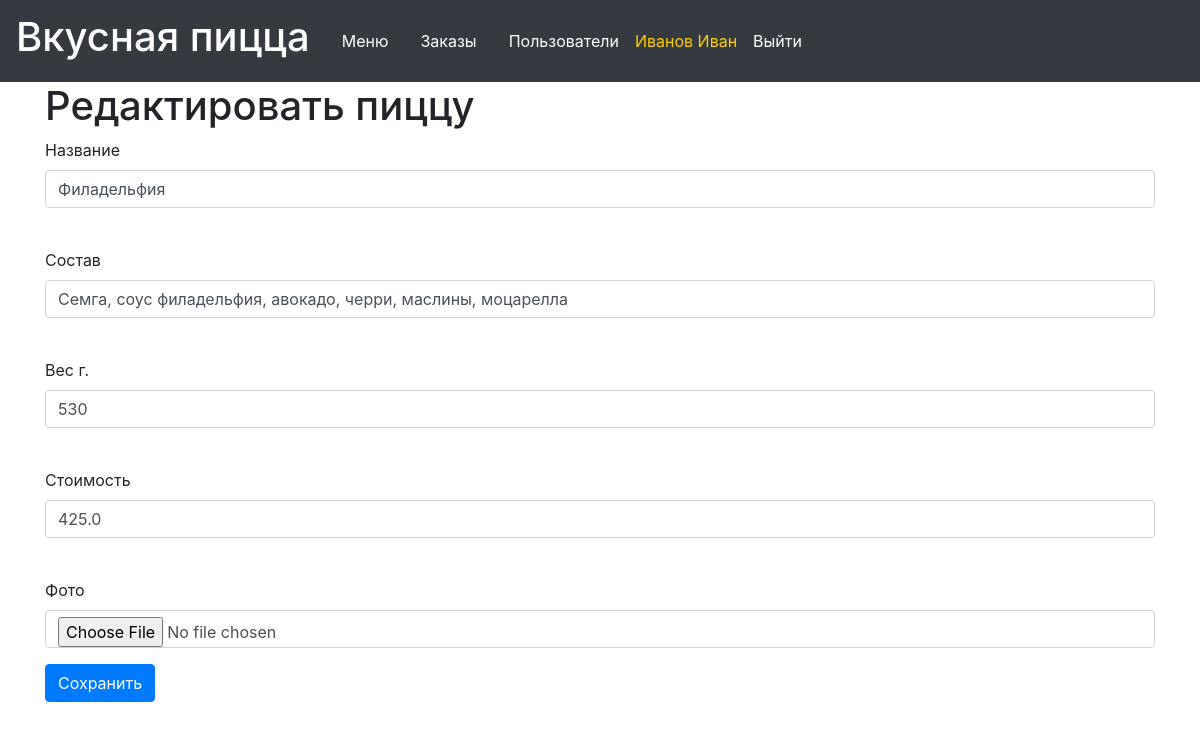
Page /edit_product/1 (signed in) on the committed database.
### data/users.py (models this page shows, shortened)
class User(SqlAlchemyBase, UserMixin):
    __tablename__ = 'users'
    id = sqlalchemy.Column(sqlalchemy.Integer, primary_key=True, autoincrement=True)
    name = sqlalchemy.Column(sqlalchemy.String, nullable=True)
    role = sqlalchemy.Column(sqlalchemy.String, nullable=True)
    address = sqlalchemy.Column(sqlalchemy.String, nullable=True)
    telephone = sqlalchemy.Column(sqlalchemy.String, nullable=True)
    email = sqlalchemy.Column(sqlalchemy.String, index=True, unique=True, nullable=True)
    hashed_password = sqlalchemy.Column(sqlalchemy.String, nullable=True)
    modifed_date = sqlalchemy.Column(sqlalchemy.DateTime, default=datetime.datetime.now)

### data/pizza.py (models this page shows, shortened)
class Pizza(SqlAlchemyBase):
    __tablename__ = 'pizza'
    id = sqlalchemy.Column(sqlalchemy.Integer, primary_key=True, autoincrement=True)
    title = sqlalchemy.Column(sqlalchemy.String, nullable=True)
    description = sqlalchemy.Column(sqlalchemy.String, nullable=True)
    weight = sqlalchemy.Column(sqlalchemy.Integer, nullable=True)
    cost = sqlalchemy.Column(sqlalchemy.Float, nullable=True)
    image = sqlalchemy.Column(sqlalchemy.String, nullable=True)
    orders = relationship("Association", back_populates="pizza")

### main.py (the view, shortened to what this page needs)
@app.route('/edit_product/<int:id>', methods=['GET', 'POST'])
@login_required
def edit_product(id):
    form = ProductEdit()
    db_sess = db_session.create_session()
    pizza = db_sess.query(Pizza).get(id)
    form.title.data = pizza.title
    form.description.data = pizza.description
    form.weight.data = pizza.weight
    form.cost.data = pizza.cost
    return render_template('product_edit.html', title='Редактировать пиццу', form=form)

### forms/product_edit.py
class ProductEdit(FlaskForm):
    title = StringField('Название', validators=[DataRequired()])
    description = StringField('Состав', validators=[DataRequired()])
    weight = IntegerField('Вес г.', validators=[DataRequired()])
    cost = FloatField('Стоимость', validators=[DataRequired()])
    image = FileField('Фото')
    submit = SubmitField('Сохранить')

### data/db_session.py (called while the page is built)
def create_session() -> Session:
    global __factory
    return __factory()

### main.py (called while the page is built)
@login_manager.user_loader
def load_user(user_id):
    db_sess = db_session.create_session()
    return db_sess.query(User).get(user_id)

### templates/product_edit.html (shortened to what this page needs)
{% extends "base.html" %}
{% block content %}
<h1>Редактировать пиццу</h1>
<form action="" method="post", enctype="multipart/form-data">
    <p>
        {{ form.title.label }}<br>
        {{ form.title(class="form-control") }}<br>
    </p>
    <p>
        {{ form.description.label }}<br>
        {{ form.description(class="form-control") }}<br>
    </p>
    <p>
        {{ form.weight.label }}<br>
        {{ form.weight(class="form-control") }}<br>
    </p>
    <p>
        {{ form.cost.label }}<br>
        {{ form.cost(class="form-control") }}<br>
    </p>
    <p>{{ form.image.label }} <br>
        {{ form.image(class="form-control") }}</p>
    <p>{{ form.submit(type="submit", class="btn btn-primary") }}</p>
</form>
{% endblock %}

### templates/base.html (shortened to what this page needs)
<!DOCTYPE html>
<html lang="en">
<head>
    <link rel="stylesheet" href="https://stackpath.bootstrapcdn.com/bootstrap/4.4.1/css/bootstrap.min.css"
>
    <link rel="stylesheet" type="text/css" href="../static/css/style.css"/>
</head>
<body>
<header>
    <nav class="navbar navbar-expand navbar-dark bg-dark">
        <a class="navbar-brand" href="/"><h1>Вкусная пицца</h1></a>
        <a class="nav-link" href="/">Меню</a>
        {% if current_user.is_authenticated %}
            {% if current_user.role == "manager" %}
                <a class="nav-link" href="/orders">Заказы</a>
                <a class="nav-link" href="list-user">Пользователи</a>
            {% else %}
                <a class="nav-link" href="/basket">Корзина</a>
            {% endif %}
        <a href="/edituser" class="user-name">{{ current_user.name }}</a>
        <a class="nav-link" href="/logout">Выйти</a>
        {% else %}
            <a class="nav-link" href="/basket">Корзина</a>
            <a class="nav-link" href="/register">Зарегистрироваться</a>
            <a class="nav-link" href="/login">Войти</a>
        {% endif %}
    </nav>
</header>
<main role="main" class="container">
    {% block content %}{% endblock %}
</main>
</body>
</html>

### static/css/style.css (style rules this page uses)
nav a { color: #fff; }
.user-name { color: #FFCC00; }

### rows in the picture
User: name "Иванов Иван"
Pizza: title "Филадельфия", description "Семга, соус филадельфия, авокадо, черри, маслины, моцарелла", weight "530", cost "425.0"
